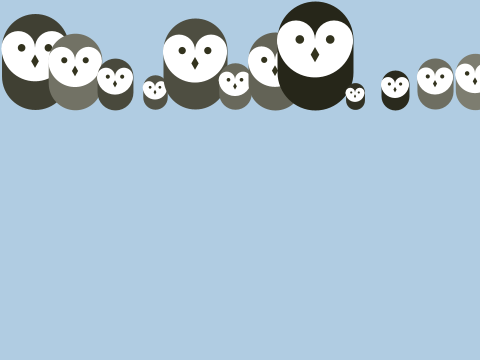
Frame 1 (no input)
Frame 60 (the mouse pressed at the canvas centre just before this capture): identical to frame 1, image omitted
Frame 120 (the mouse held since frame 60 and released just before this capture): identical to frame 1, image omitted

The Processing sketch that drew this single still picture (run headless with seeded random() and noise(); from frame 60 on, the mouse is pressed at the canvas centre):

// Processing sketch: Example_9_7_Super_Owl_Family
// ── Example_9_7_Super_Owl_Family.pde
void setup() {
  size(480, 360);
}

void draw() {
 
  background(176, 204, 226);
  randomSeed(0);
  for (int i = 35; i < width + 40; i += 40) {
    int gray = int(random(0, 102));
    float scalar = random(0.25, 1.1);
    owl(i, 110, gray, scalar); // We're passing in variables that are subjected to a for loo[
  }
  
}

void owl(int x, int y, int g, float s) {
 
  pushMatrix();
  translate(x, y);
  scale(s);
  stroke(138 - g, 138 - g, 125 - g); // Set color value
  strokeWeight(70);
  line(0, -35, 0, -65); // Body
  noStroke();
  fill(255);
  ellipse(-17.5, -65, 35, 35); // Left eye dome
  ellipse(17.5, -65, 35, 35); // Right eye dome
  
  arc(0, -65, 70, 70, 0, PI); // Left eye
  fill(51, 51, 30);
  ellipse(-14, -65, 8, 8); // Left eye
  ellipse(14, -65, 8, 8); // Right eye
  quad(0, -58, 4, -51, 0, -44, -4, -51); // Beak
  popMatrix();
  
}
